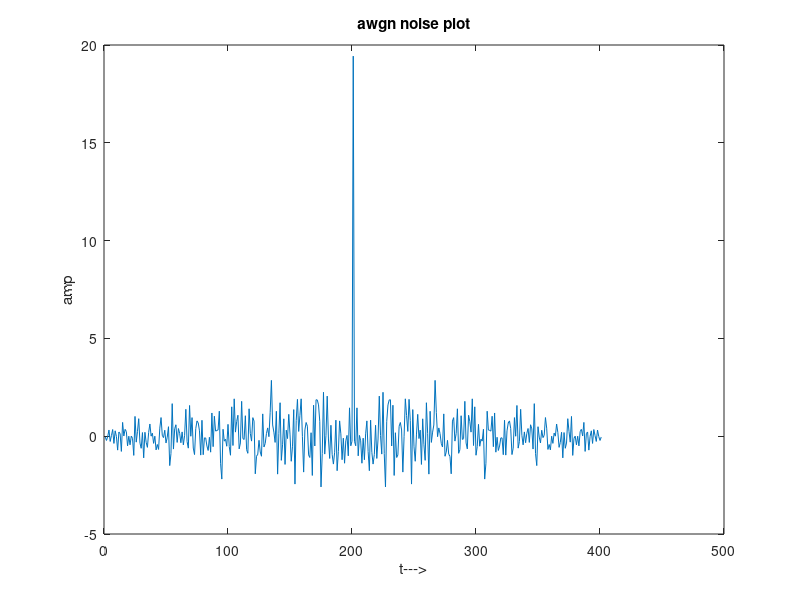

Reproduce this figure in MATLAB.
t = -100:100;
x = sin(pi*160*t);
y = awgn(x,10);
a = x + y;
xcr = xcorr(a);
plot(xcr);
title('awgn noise plot');
xlabel('t--->');
ylabel('amp');
